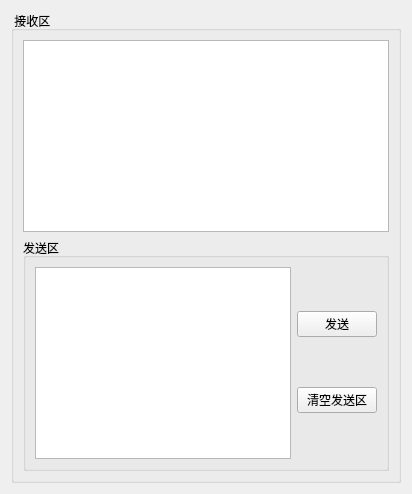
         <widget class="QWidget" name="widget" native="true">
          <layout class="QVBoxLayout" name="verticalLayout_3">
           <item>
            <widget class="QGroupBox" name="serial_show_groupBox">
             <property name="title">
              <string> 接收区</string>
             </property>
             <layout class="QVBoxLayout" name="verticalLayout">
              <item>
               <widget class="QTextBrowser" name="recv_textBrowser"/>
              </item>
              <item>
               <widget class="QGroupBox" name="groupBox">
                <property name="title">
                 <string>发送区</string>
                </property>
                <layout class="QHBoxLayout" name="horizontalLayout">
                 <item>
                  <widget class="QTextBrowser" name="send_textBrowser"/>
                 </item>
                 <item>
                  <layout class="QVBoxLayout" name="verticalLayout_4">
                   <item>
                    <widget class="QPushButton" name="send_Btn">
                     <property name="text">
                      <string>发送</string>
                     </property>
                    </widget>
                   </item>
                   <item>
                    <widget class="QPushButton" name="send_clear_Btn">
                     <property name="text">
                      <string>清空发送区</string>
                     </property>
                    </widget>
                   </item>
                  </layout>
                 </item>
                </layout>
               </widget>
              </item>
             </layout>
            </widget>
           </item>
          </layout>
         </widget>
